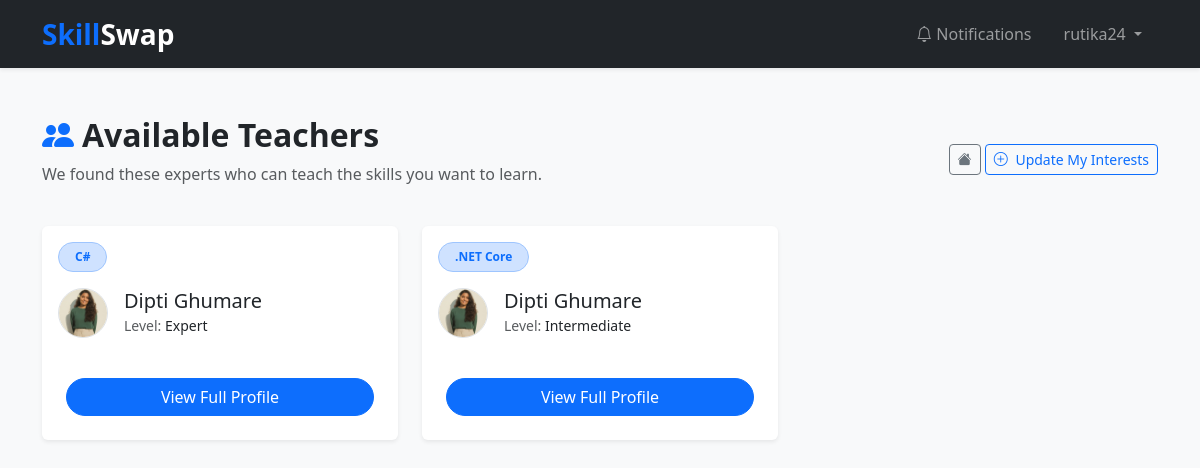
/skills/matching/ (signed in), run on the app's committed database.
### skills/models.py (models this page shows, shortened)
class TeachSkill(models.Model):
    LEVEL_CHOICES = (
        ("Beginner", "Beginner"),
        ("Intermediate", "Intermediate"),
        ("Expert", "Expert"),
    )
    user = models.ForeignKey(User, on_delete=models.CASCADE)
    skill = models.ForeignKey(Skill, on_delete=models.CASCADE)
    experience_level = models.CharField(max_length=20, choices=LEVEL_CHOICES)
    class Meta:
        unique_together = ('user', 'skill')

class Skill(models.Model):
    name = models.CharField(max_length=100, unique=True)
    def __str__(self):
        return self.name

### accounts/models.py (models this page shows, shortened)
class userProfile(models.Model):
    user = models.OneToOneField(User, on_delete=models.CASCADE)
    education = models.CharField(max_length=100)
    specialization = models.CharField(max_length=100, null=True, blank=True)
    certifications = models.CharField(max_length=200, null=True, blank=True)
    bio = models.TextField()
    timezone = models.CharField(max_length=50, default='Asia/Kolkata')
    profile_picture = models.ImageField(upload_to="profiles/", blank=True, null=True)
    linkedin = models.URLField(max_length=255, blank=True, null=True)
    created_at = models.DateTimeField(auto_now_add=True)

### skills/views.py (the view)
# urls.py: path("matching/",views.matching, name="matching"),
@login_required
def matching(request):
    learn_skills = LearnSkill.objects.filter(user=request.user).values_list("skill",flat=True)
    matches = TeachSkill.objects.filter(skill__in=learn_skills).exclude(user=request.user)
    return render(request, "skills/matching.html",{"matches":matches})

### templates/skills/matching.html (shortened to what this page needs)
{% extends "base.html" %} {% block content %}
<div class="row mb-4 align-items-center">
  <div class="col-md-8">
    <h2 class="fw-bold">
      <i class="bi bi-people-fill text-primary me-2"></i>Available Teachers
    </h2>
    <p class="text-muted">
      We found these experts who can teach the skills you want to learn.
    </p>
  </div>
  <div class="col-md-4 text-md-end">
    <a
      href="{% url 'dashboard' %}"
      class="btn btn-outline-secondary btn-sm"
      title="Go to Dashboard"
    >
      <i class="bi bi-house-fill"></i>
    </a>
    <a href="{% url 'select_skills' %}" class="btn btn-outline-primary btn-sm">
      <i class="bi bi-plus-circle me-1"></i> Update My Interests
    </a>
  </div>
</div>
{% if matches %}
<div class="row g-4">
  {% for m in matches %}
  <div class="col-md-6 col-lg-4">
    <div class="card h-100 shadow-sm border-0 hover-shadow transition">
      <div class="card-body">
        <div class="mb-3">
          <span
            class="badge bg-primary-subtle text-primary border border-primary-subtle px-3 py-2 rounded-pill"
          >
            {{ m.skill }}
          </span>
        </div>
        <div class="d-flex align-items-center mb-3">
          <div class="flex-shrink-0">
            {% if m.user.userprofile.profile_picture %}
  <img
      src="{{ m.user.userprofile.profile_picture.url }}"
      class="rounded-circle border"
      style="width: 50px; height: 50px; object-fit: cover;"
  />
{% endif %}
          </div>
          <div class="ms-3">
            <h5 class="card-title mb-0">
              {{ m.user.first_name }} {{ m.user.last_name }}
            </h5>
            <small class="text-muted"
              >Level:
              <span class="text-dark fw-medium"
                >{{ m.experience_level }}</span
              ></small
            >
          </div>
        </div>
      </div>
      <div class="card-footer bg-transparent border-0 pb-4 px-4">
        <a
          href="{% url 'view_teacher_profile' m.user.id %}"
          class="btn btn-primary w-100 rounded-pill"
        >
          View Full Profile
        </a>
      </div>
    </div>
  </div>
  {% endfor %}
</div>
{% endif %}
{% endblock %}

### templates/base.html (shortened to what this page needs)
<!DOCTYPE html>
<html>
  <head>
    <link rel="stylesheet" href="https://cdn.jsdelivr.net/npm/bootstrap@5.3.2/dist/css/bootstrap.min.css" />
    <link rel="stylesheet" href="https://cdn.jsdelivr.net/npm/bootstrap-icons@1.11.1/font/bootstrap-icons.css">
  </head>
  <body class="bg-light">
    <nav class="navbar navbar-expand-lg navbar-dark bg-dark shadow-sm mb-5">
      <div class="container">
        <a class="navbar-brand fw-bold fs-3" href="/">
          <span class="text-primary">Skill</span>Swap
        </a>
        <div class="collapse navbar-collapse" id="navbarNav">
          <ul class="navbar-nav ms-auto align-items-lg-center">
            {% if request.user.is_authenticated %}
            <li class="nav-item">
              <a class="nav-link px-3" href="{% url 'my_notifications' %}">
                <i class="bi bi-bell"></i> Notifications
              </a>
            </li>
            <li class="nav-item dropdown px-lg-2">
              <a class="nav-link dropdown-toggle" href="#" role="button" data-bs-toggle="dropdown" aria-expanded="false">
                {{ request.user.username }}
              </a>
            </li>
            {% endif %}
          </ul>
        </div>
      </div>
    </nav>
    <div class="container">
        {% block content %}{% endblock %}
    </div>
  </body>
</html>

### templates/skills/matching.html (style rules this page uses)
.bg-primary-subtle { background-color: #e7f1ff; }

### data on the page
TeachSkill: skill "C#", user.userprofile.profile_picture (picture), user.first_name "Dipti", user.last_name "Ghumare", experience_level "Expert"
TeachSkill: skill ".NET Core", user.userprofile.profile_picture (picture), user.first_name "Dipti", user.last_name "Ghumare", experience_level "Intermediate"

### other printed values
{{ request.user.username }} "rutika24"
